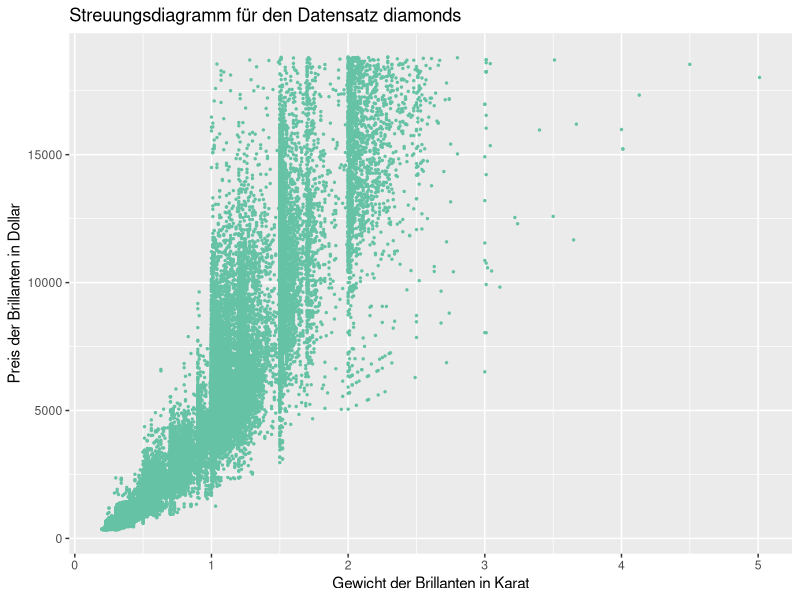
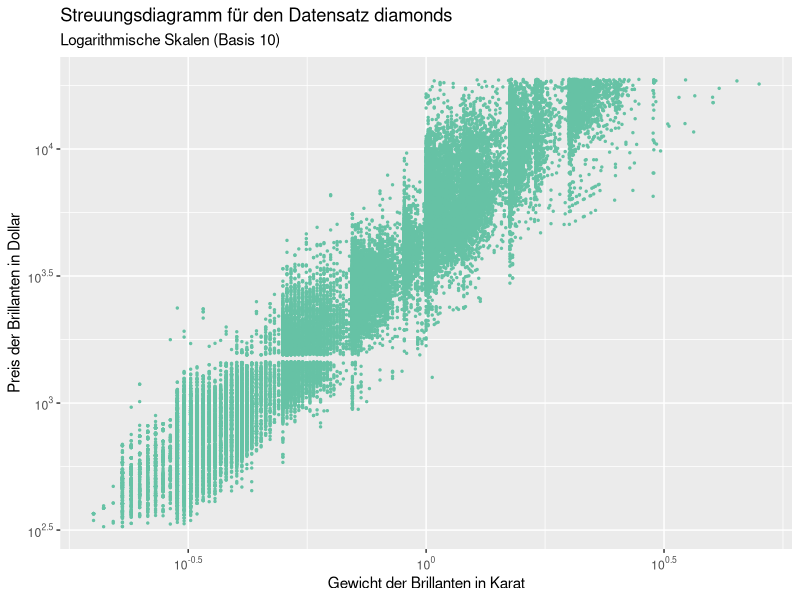
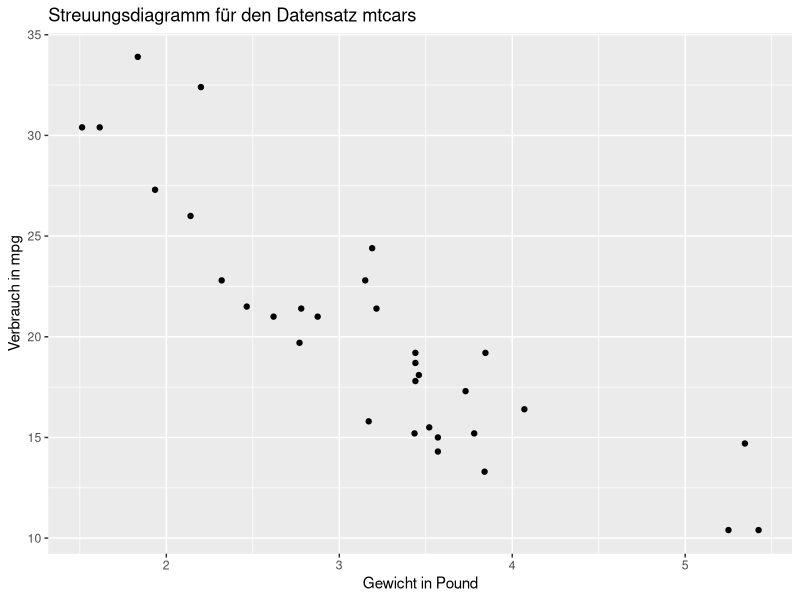
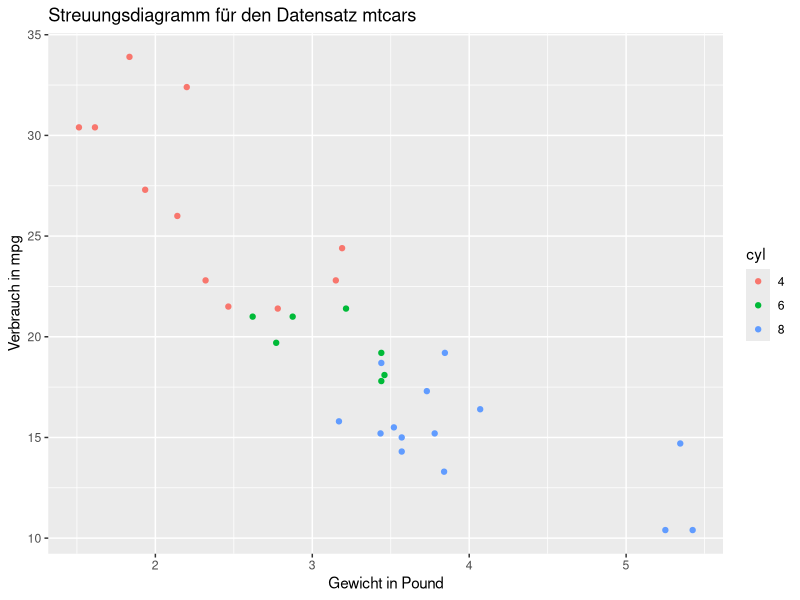
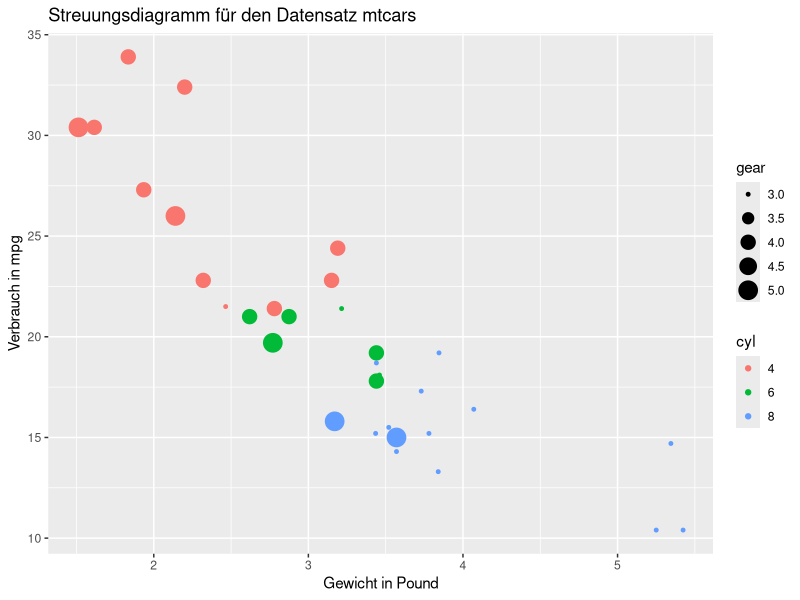
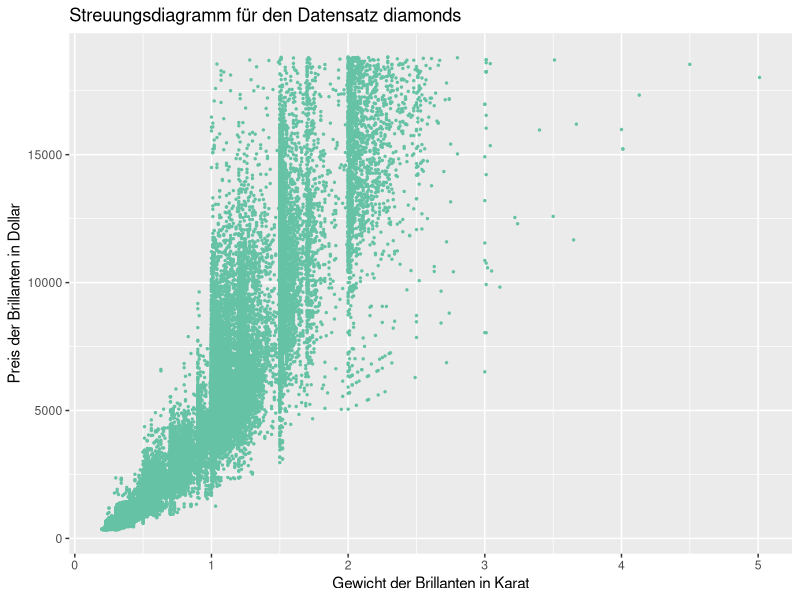
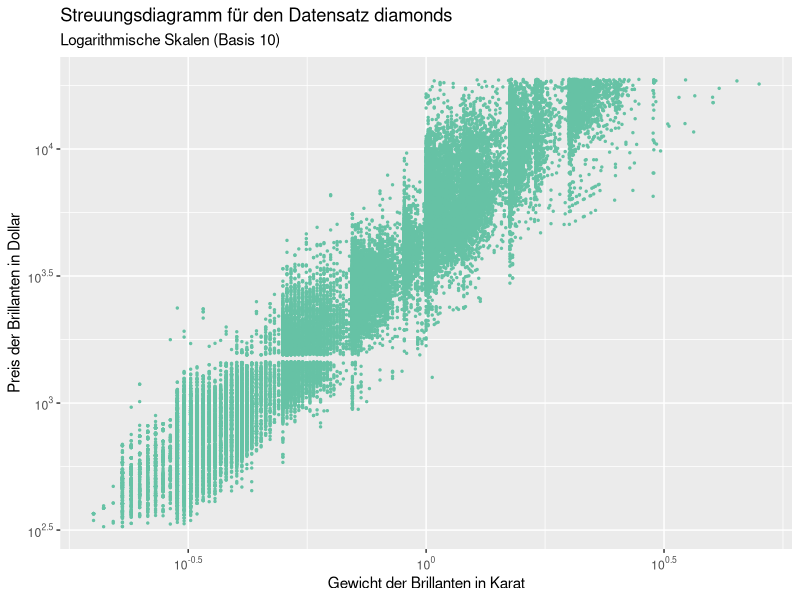

Here is the R script that generated these plots, in order:
## ---- chunk 1
knitr::opts_chunk$set(echo = TRUE)
library(knitr)
library(kableExtra)
# Tidyverse
library(tidyverse)
# Nachkommastellen in der Ausgabe
options(digits=3)
# Farbtabelle
library(RColorBrewer)
myPalette <- brewer.pal(6, "Set2")
# Für logarithmische Achsen
library(scales)

diamonds.cut <- 2
smaller <- diamonds %>%
  filter(carat <= diamonds.cut)

mtcars$cyl <- as.factor(mtcars$cyl)
## ---- chunk 2
scatter <- ggplot(diamonds) + 
  geom_point(mapping=aes(carat, price), 
             size = 0.5,
             color=myPalette[1]) 

scatter +
  labs(
    title="Streuungsdiagramm für den Datensatz diamonds", 
    x="Gewicht der Brillanten in Karat", 
    y="Preis der Brillanten in Dollar"
  ) 

ggsave(filename="diamondsScatter.png", 
       plot=last_plot(), 
       device="png",
       path="../images/", 
       width=16, height=9, 
       units="cm")
## ---- chunk 3
scatter +
  scale_x_log10(breaks = trans_breaks("log10",                                 function(x) 10^x),
                labels = trans_format("log10",                                       math_format(10^.x))) +
  scale_y_log10(breaks = trans_breaks("log10",                                 function(x) 10^x),
                labels = trans_format("log10",                                 math_format(10^.x))) +
  labs(
    title="Streuungsdiagramm für den Datensatz diamonds", 
    subtitle="Logarithmische Skalen (Basis 10)",
    x="Gewicht der Brillanten in Karat", 
    y="Preis der Brillanten in Dollar"
  )

ggsave(filename="diamondsLog.png", 
       plot=last_plot(), 
       device="png",
       path="../images/", 
       width=16, height=9,
       units="cm")

## ---- chunk 4
sp<-ggplot(mtcars, aes(x=wt, y=mpg)) +
  labs(
    title="Streuungsdiagramm für den Datensatz mtcars", 
    x="Gewicht in Pound", 
    y="Verbrauch in mpg"
  ) 

sp + geom_point()

sp + geom_point(mapping = aes(color = cyl))

sp + geom_point(mapping = aes(color = cyl,
                              size=gear))
